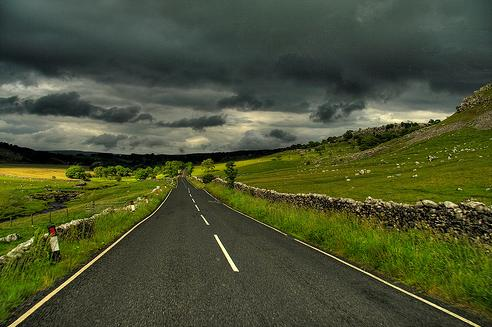
%> input picture P5/images/road_1.jpg, 492 x 327 px
$ octave ejercicio3b.m   (GNU Octave 9; MATLAB toolbox functions it lacks are replaced by stand-ins)
%> lines starting %> are read from the running program, lines starting %| are printed output that depends on the picture; in (x1, y1, x2, y2) boxes, pixels count from 0 and x2, y2 are one past the last pixel; in counts of white or black regions, pixels touching at a corner belong together; the program's own positions count from 1
### P5/getEnergia.m
function [ E ] = getEnergia( ima )
%GETENERGIA Summary of this function goes here
%   Detailed explanation goes here
    E = sum(double(ima(:)).^2);
end

### P5/extraerMaximosLocales.m
function [x, y] = extraerMaximosLocales(I, se)
    mk = imdilate(I,se) - I;
    [y,x] = find(mk == 0);
end

### P5/ejercicio3b.m
% Limpiar espacio de trabajo
close all; clear all; clc;

% Cargar imagen
img = rgb2gray(imread('images/road_1.jpg'));
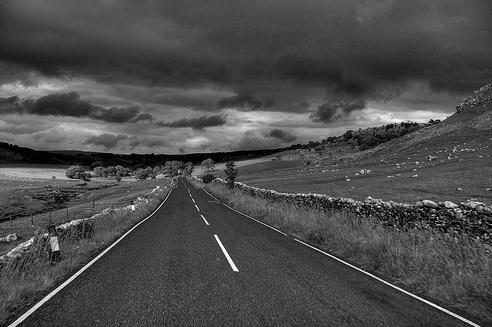
%> img: size 327x492 uint8; min 0, max 252, mean 75.4
I = img;
th = 0.3;
sigma = 0.64;


thresh = zeros(1, 2);
thresh(2) = th;
thresh(1) = 0.4*th;

rho_r = 0.5;
theta = -90:0.5:89.5;
%rho = x*cosd(theta)+y*sind(theta);


% Canny
E = edge(I,'canny',thresh,sigma);
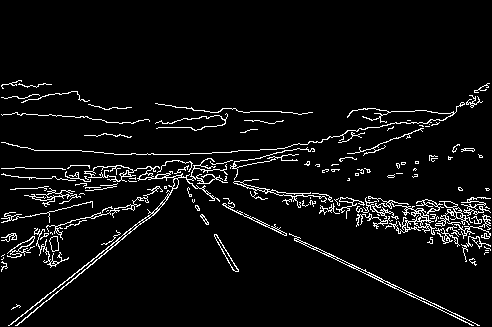
%> E: size 327x492 logical; 5.4% white in thin lines or dots, all inside (x1, y1, x2, y2) = (1, 80, 491, 326)
figure(1)
imshow(255.*uint8(E)+0.5.*I);
En = getEnergia(255.*uint8(E)+0.5.*I);
%> in getEnergia, `E = sum(double(ima(:)).^2);`: E = 816080036
%> En = 816080036
title(sprintf('th: %d sg: %d\nE: %d', th, sigma, En))


% Hough
[H,T,R] = hough(E,'RhoResolution',rho_r,'Theta',theta);
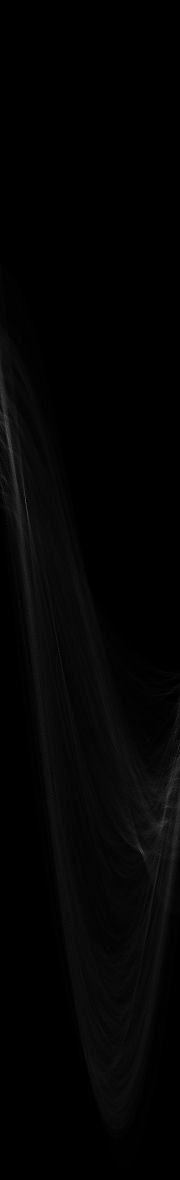
%> H: size 2359x360 double (shown at 1/2 size); min 0, max 143, mean 3.7
%> T = 360 values from -90 to 89.5; R = 2359 values from -589.5 to 589.5
figure(2),
imshow(imadjust(mat2gray(H)),'XData',T,'YData',R,'InitialMagnification','fit');
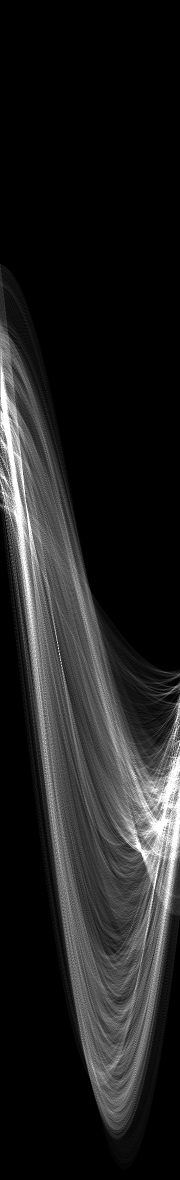
%> displayed picture: size 2359x360, on the screen's scale of 0 to 255 (shown at 1/2 size); min 0, max 255, mean 32.3
En = getEnergia(H);
%> En = 47373414
title(sprintf('Hough transform\nE=%d', En));
xlabel('\theta'), ylabel('\rho');
axis on, axis normal; colormap(hot);

% Maximos locales
NHOOD = 50;
H_max = H;
H_max(1:NHOOD,:)  = 0;H_max(:,1:NHOOD)= 0;H_max(end-NHOOD+1:end,:)= 0;H_max(:,end-NHOOD+1:end)= 0;
%> after `H_max(end-NHOOD+1:end,:)= 0`: H_max: size 2359x360 double; min 0, max 143, mean 3.1; mean of the top-left, top-right, bottom-left and bottom-right quarters 1.6, 0, 3.6, 7.3

NHOOD = 50;
se = strel('square', NHOOD);
[mtheta, mrho] = extraerMaximosLocales(H_max, se);
%> in extraerMaximosLocales, `mk = imdilate(I,se) - I;`:
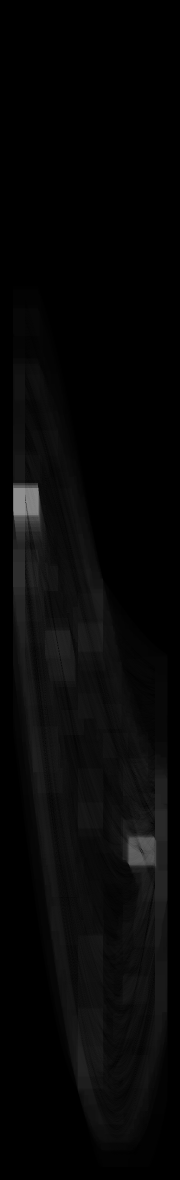
%> mk: size 2359x360 double (shown at 1/2 size); min 0, max 143, mean 7
%> in extraerMaximosLocales, `[y,x] = find(mk == 0);`: y = 487828 values from 1 to 2359; x = 487828 values from 1 to 360
v = zeros(size(mrho));

for i = 1:numel(mtheta)
    v(i) = H_max(mrho(i), mtheta(i));
end

[~, idx] = sort(v, 'descend');


jtheta = [mtheta(idx(1)), mtheta(idx(2))];
%> jtheta = [52 284]
jrho = [mrho(idx(1)), mrho(idx(2))];
%> jrho = [1001 1700]
figure(2),hold on, plot(T(jtheta),R(jrho),'sg','MarkerSize',10)
%> after `plot(T(jtheta),R(jrho),'sg','MarkerSize',10)`:
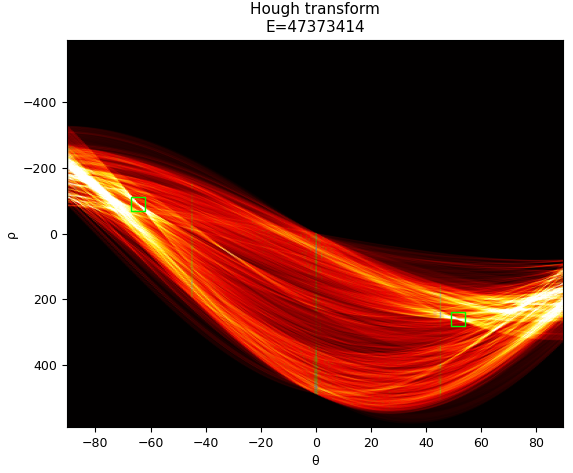
%> figure redrawn from the program's plot data


x = 1:size(E,2);
%> x = 492 values from 1 to 492
y1 = (R(jrho(1))-x*cosd(T(jtheta(1))))/sind(T(jtheta(1)));
%> y1 = 492 values from 99.64 to 333.8
y2 = (R(jrho(2))-x*cosd(T(jtheta(2))))/sind(T(jtheta(2)));
%> y2 = 492 values, max 331.4 at index 1, min -59.13 at index 492, mean 136.1
figure(3), imshow(255.*uint8(E)+0.5.*I);
title(sprintf('Detecciones y punto de fuga en la imagen'))

figure(3),hold on, plot(x,y1,'sg','MarkerSize',2)
figure(3),hold on, plot(x,y2,'sg','MarkerSize',2)
%> after `plot(x,y2,'sg','MarkerSize',2)`:
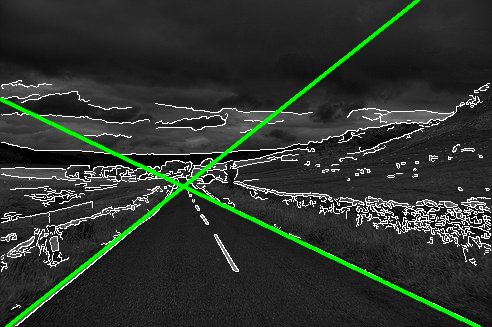
%> figure redrawn from the program's plot data; its title reads 'Detecciones y punto de fuga en la imagen'
